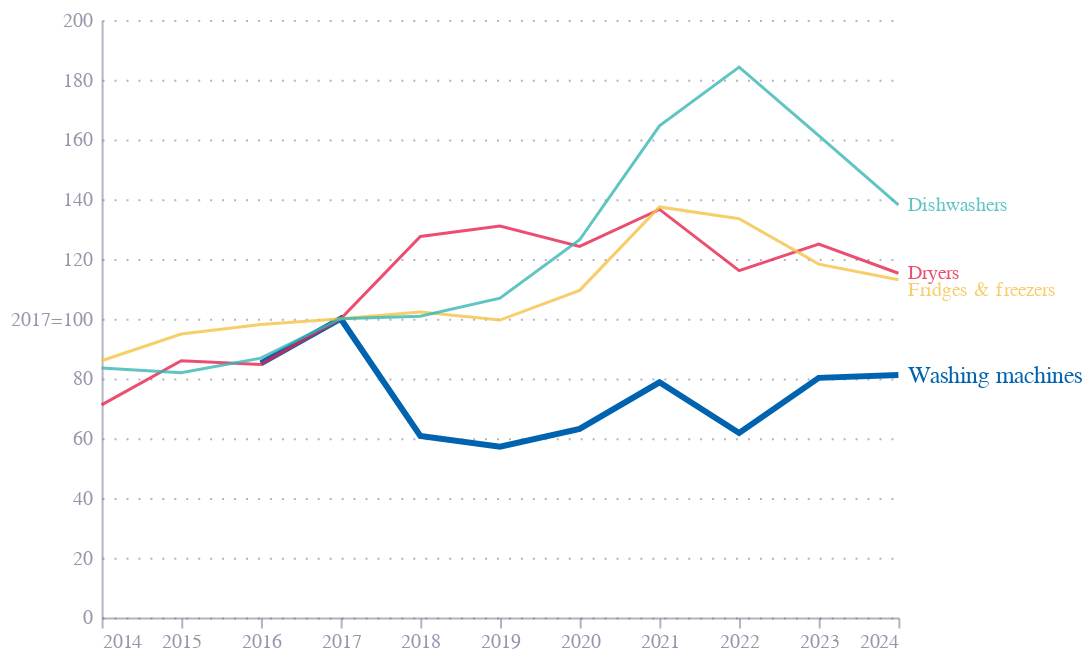

Notebook code cell kept with this figure:
### Code cell
DEFLATE = True

# Define file paths and labels
product_files = {
    # "Washing machines": "appliance_imports/washing_machines_us_imports_2016_2024.csv",
    "Dryers": "appliance_imports/dryers_us_imports_2016_2024.csv",
    "Fridges & freezers": "appliance_imports/fridges_freezers_us_imports_2016_2024.csv",
    "Dishwashers": "appliance_imports/dishwashers_us_imports_2016_2024.csv"
}

# Load and process each
dfs = [
    aggregated_wm_df
]
for label, path in product_files.items():
    df = pd.read_csv(path)
    df = df[['period', 'primaryValue']]
    df = df.groupby('period', as_index=False)['primaryValue'].sum()
    df['product'] = label
    dfs.append(df)

# Combine into single DataFrame
df_all = pd.concat(dfs, ignore_index=True)

# Index to 2017 = 100
base = df_all[df_all['period'] == 2017].set_index('product')['primaryValue']
df_all['index'] = df_all.apply(lambda row: row['primaryValue'] / base[row['product']] * 100, axis=1)

# Optional: tidy format for plotting
df = df_all[['period', 'product', 'index']].rename(columns={'period': 'year'})

df['end_label'] = np.where(df.year == df.year.max(), df['product'], '')
df['year'] = pd.to_datetime(df['year'], format='%Y')

# df = df.query("year <= '2021-01-01'")


if DEFLATE:
    df = df.merge(us_cpi_df[['date', 'deflator']], left_on='year', right_on='date', how='left')
    df['index'] = df['index'] / df['deflator']

base = alt.Chart(df
                 ).encode(
    x=alt.X('year:T', title=''),
    y=alt.Y('index:Q', title='', axis=alt.Axis(
        format=',.0f',
        labelExpr="datum.value == 100? '2017=100' : datum.label"
        
        )),
    color=alt.Color('product:N',
                    legend=None,
                    scale=alt.Scale(
                        domain=df.query("year == 2024").sort_values(by='index', ascending=False).head(10)['product'].unique(),
                        # range=[ "#36B7B4","#E6224B","#F4C245"]
                        ),
                     title='Product'),
)

lines = base.mark_line().encode(
    size=alt.condition(
        alt.datum.product == 'Washing machines',
        alt.value(3),
        alt.value(1.5)
    ),
    opacity=alt.condition(
        alt.datum.product == 'Washing machines',
        alt.value(1),
        alt.value(0.8)
    ),
)

end_labels = base.mark_text(
    align='left',
    dx=5,
    dy=alt.expr("datum.product == 'Fridges & freezers' ? 5 : 0") if DEFLATE else 0
).encode(
    text='end_label:N',
    size=alt.condition(
        alt.datum.product == 'Washing machines',
        alt.value(12),
        alt.value(10)
    ),
    opacity=alt.condition(
        alt.datum.product == 'Washing machines',
        alt.value(1),
        alt.value(0.8)
    )
)
chart = lines + end_labels
chart.save("charts/us_appliance_imports_indexed.json")
chart.save("charts/us_appliance_imports_indexed.png", scale_factor=3)
chart

### Figure 1 — Vega-Lite specification as saved in the notebook (floating-point values rounded to 4 significant figures)
{"config": {"font": "Circular Std", "mark": {"line": {"interpolate": "monotone"}}, "view": {"stroke": "transparent", "width": 400, "height": 300}, "range": {"category": ["#36B7B4", "#E6224B", "#F4C245", "#0063AF", "#00A767", "#179FDB", "#EB5C2E"], "diverging": ["#E6224B", "#E54753", "#C9C9C9", "#179FDB", "#122B39"], "heatmap": ["#C9C9C9", "#179FDB", "#0063AF", "#122B39"], "ordinal": ["#00A767", "#36B7B4", "#179FDB", "#0063AF", "#243B5A"]}, "axisX": {"domainColor": "#676A86", "domainOpacity": 0.5, "grid": false, "labelAngle": 0, "labelColor": "#676A86", "labelOpacity": 0.7, "orient": "bottom", "tickColor": "#676A86", "tickCount": 10, "tickOpacity": 0.5, "title": false, "titleAlign": "center", "titleAnchor": "middle", "titleColor": "#676A86", "titleFontSize": 12, "titleOpacity": 0.8, "titleY": -15}, "axisY": {"domainColor": "#676A86", "domainOpacity": 0.5, "gridColor": "#676A86", "gridDash": [1, 5], "gridOpacity": 0.5, "labelColor": "#676A86", "labelOpacity": 0.7, "labelPadding": 5, "tickColor": "#676A86", "tickCount": 8, "tickOpacity": 0.5, "ticks": false, "titleAlign": "left", "titleAngle": 0, "titleBaseline": "bottom", "titleColor": "#676A86", "titleFontSize": 12, "titleOpacity": 0.8, "titleX": 0, "titleY": -7}}, "layer": [{"mark": {"type": "line"}, "encoding": {"color": {"field": "product", "legend": null, "scale": {"domain": ["Dishwashers", "Dryers", "Fridges & freezers", "Washing machines"]}, "title": "Product", "type": "nominal"}, "opacity": {"condition": {"test": "(datum.product === 'Washing machines')", "value": 1}, "value": 0.8}, "size": {"condition": {"test": "(datum.product === 'Washing machines')", "value": 3}, "value": 1.5}, "x": {"field": "year", "title": "", "type": "temporal"}, "y": {"axis": {"format": ",.0f", "labelExpr": "datum.value == 100? '2017=100' : datum.label"}, "field": "index", "title": "", "type": "quantitative"}}}, {"mark": {"type": "text", "align": "left", "dx": 5, "dy": {"expr": "datum.product == 'Fridges & freezers' ? 5 : 0"}}, "encoding": {"color": {"field": "product", "legend": null, "scale": {"domain": ["Dishwashers", "Dryers", "Fridges & freezers", "Washing machines"]}, "title": "Product", "type": "nominal"}, "opacity": {"condition": {"test": "(datum.product === 'Washing machines')", "value": 1}, "value": 0.8}, "size": {"condition": {"test": "(datum.product === 'Washing machines')", "value": 12}, "value": 10}, "text": {"field": "end_label", "type": "nominal"}, "x": {"field": "year", "title": "", "type": "temporal"}, "y": {"axis": {"format": ",.0f", "labelExpr": "datum.value == 100? '2017=100' : datum.label"}, "field": "index", "title": "", "type": "quantitative"}}}], "data": {"name": "data-9a751be9dacbdbd6c79310683e9e0dd6"}, "$schema": "https://vega.github.io/schema/vega-lite/v5.20.1.json", "datasets": {"data-9a751be9dacbdbd6c79310683e9e0dd6": [{"year": "2016-01-01T00:00:00", "product": "Washing machines", "index": 85.09, "end_label": "", "date": "2016-01-01T00:00:00", "deflator": 0.9791}, {"year": "2017-01-01T00:00:00", "product": "Washing machines", "index": 100.0, "end_label": "", "date": "2017-01-01T00:00:00", "deflator": 1.0}, {"year": "2018-01-01T00:00:00", "product": "Washing machines", "index": 60.74, "end_label": "", "date": "2018-01-01T00:00:00", "deflator": 1.024}, {"year": "2019-01-01T00:00:00", "product": "Washing machines", "index": 57.2, "end_label": "", "date": "2019-01-01T00:00:00", "deflator": 1.043}, {"year": "2020-01-01T00:00:00", "product": "Washing machines", "index": 63.15, "end_label": "", "date": "2020-01-01T00:00:00", "deflator": 1.056}, {"year": "2021-01-01T00:00:00", "product": "Washing machines", "index": 78.71, "end_label": "", "date": "2021-01-01T00:00:00", "deflator": 1.105}, {"year": "2022-01-01T00:00:00", "product": "Washing machines", "index": 61.77, "end_label": "", "date": "2022-01-01T00:00:00", "deflator": 1.194}, {"year": "2023-01-01T00:00:00", "product": "Washing machines", "index": 80.22, "end_label": "", "date": "2023-01-01T00:00:00", "deflator": 1.243}, {"year": "2024-01-01T00:00:00", "product": "Washing machines", "index": 81.2, "end_label": "Washing machines", "date": "2024-01-01T00:00:00", "deflator": 1.28}, {"year": "2014-01-01T00:00:00", "product": "Dryers", "index": 71.16, "end_label": "", "date": "2014-01-01T00:00:00", "deflator": 0.9657}, {"year": "2015-01-01T00:00:00", "product": "Dryers", "index": 85.91, "end_label": "", "date": "2015-01-01T00:00:00", "deflator": 0.9669}, {"year": "2016-01-01T00:00:00", "product": "Dryers", "index": 84.71, "end_label": "", "date": "2016-01-01T00:00:00", "deflator": 0.9791}, {"year": "2017-01-01T00:00:00", "product": "Dryers", "index": 100.0, "end_label": "", "date": "2017-01-01T00:00:00", "deflator": 1.0}, {"year": "2018-01-01T00:00:00", "product": "Dryers", "index": 127.5, "end_label": "", "date": "2018-01-01T00:00:00", "deflator": 1.024}, {"year": "2019-01-01T00:00:00", "product": "Dryers", "index": 131.0, "end_label": "", "date": "2019-01-01T00:00:00", "deflator": 1.043}, {"year": "2020-01-01T00:00:00", "product": "Dryers", "index": 124.2, "end_label": "", "date": "2020-01-01T00:00:00", "deflator": 1.056}, {"year": "2021-01-01T00:00:00", "product": "Dryers", "index": 136.6, "end_label": "", "date": "2021-01-01T00:00:00", "deflator": 1.105}, {"year": "2022-01-01T00:00:00", "product": "Dryers", "index": 116.1, "end_label": "", "date": "2022-01-01T00:00:00", "deflator": 1.194}, {"year": "2023-01-01T00:00:00", "product": "Dryers", "index": 124.9, "end_label": "", "date": "2023-01-01T00:00:00", "deflator": 1.243}, {"year": "2024-01-01T00:00:00", "product": "Dryers", "index": 115.2, "end_label": "Dryers", "date": "2024-01-01T00:00:00", "deflator": 1.28}, {"year": "2014-01-01T00:00:00", "product": "Fridges & freezers", "index": 85.95, "end_label": "", "date": "2014-01-01T00:00:00", "deflator": 0.9657}, {"year": "2015-01-01T00:00:00", "product": "Fridges & freezers", "index": 94.87, "end_label": "", "date": "2015-01-01T00:00:00", "deflator": 0.9669}, {"year": "2016-01-01T00:00:00", "product": "Fridges & freezers", "index": 98.04, "end_label": "", "date": "2016-01-01T00:00:00", "deflator": 0.9791}, {"year": "2017-01-01T00:00:00", "product": "Fridges & freezers", "index": 100.0, "end_label": "", "date": "2017-01-01T00:00:00", "deflator": 1.0}, {"year": "2018-01-01T00:00:00", "product": "Fridges & freezers", "index": 102.2, "end_label": "", "date": "2018-01-01T00:00:00", "deflator": 1.024}, {"year": "2019-01-01T00:00:00", "product": "Fridges & freezers", "index": 99.55, "end_label": "", "date": "2019-01-01T00:00:00", "deflator": 1.043}, {"year": "2020-01-01T00:00:00", "product": "Fridges & freezers", "index": 109.5, "end_label": "", "date": "2020-01-01T00:00:00", "deflator": 1.056}, {"year": "2021-01-01T00:00:00", "product": "Fridges & freezers", "index": 137.4, "end_label": "", "date": "2021-01-01T00:00:00", "deflator": 1.105}, {"year": "2022-01-01T00:00:00", "product": "Fridges & freezers", "index": 133.5, "end_label": "", "date": "2022-01-01T00:00:00", "deflator": 1.194}, {"year": "2023-01-01T00:00:00", "product": "Fridges & freezers", "index": 118.3, "end_label": "", "date": "2023-01-01T00:00:00", "deflator": 1.243}, {"year": "2024-01-01T00:00:00", "product": "Fridges & freezers", "index": 113.0, "end_label": "Fridges & freezers", "date": "2024-01-01T00:00:00", "deflator": 1.28}, {"year": "2014-01-01T00:00:00", "product": "Dishwashers", "index": 83.49, "end_label": "", "date": "2014-01-01T00:00:00", "deflator": 0.9657}, {"year": "2015-01-01T00:00:00", "product": "Dishwashers", "index": 81.94, "end_label": "", "date": "2015-01-01T00:00:00", "deflator": 0.9669}, {"year": "2016-01-01T00:00:00", "product": "Dishwashers", "index": 86.82, "end_label": "", "date": "2016-01-01T00:00:00", "deflator": 0.9791}, {"year": "2017-01-01T00:00:00", "product": "Dishwashers", "index": 100.0, "end_label": "", "date": "2017-01-01T00:00:00", "deflator": 1.0}, {"year": "2018-01-01T00:00:00", "product": "Dishwashers", "index": 100.9, "end_label": "", "date": "2018-01-01T00:00:00", "deflator": 1.024}, {"year": "2019-01-01T00:00:00", "product": "Dishwashers", "index": 106.9, "end_label": "", "date": "2019-01-01T00:00:00", "deflator": 1.043}, {"year": "2020-01-01T00:00:00", "product": "Dishwashers", "index": 126.4, "end_label": "", "date": "2020-01-01T00:00:00", "deflator": 1.056}, {"year": "2021-01-01T00:00:00", "product": "Dishwashers", "index": 164.5, "end_label": "", "date": "2021-01-01T00:00:00", "deflator": 1.105}, {"year": "2022-01-01T00:00:00", "product": "Dishwashers", "index": 184.2, "end_label": "", "date": "2022-01-01T00:00:00", "deflator": 1.194}, {"year": "2023-01-01T00:00:00", "product": "Dishwashers", "index": 161.3, "end_label": "", "date": "2023-01-01T00:00:00", "deflator": 1.243}, {"year": "2024-01-01T00:00:00", "product": "Dishwashers", "index": 138.1, "end_label": "Dishwashers", "date": "2024-01-01T00:00:00", "deflator": 1.28}]}}
